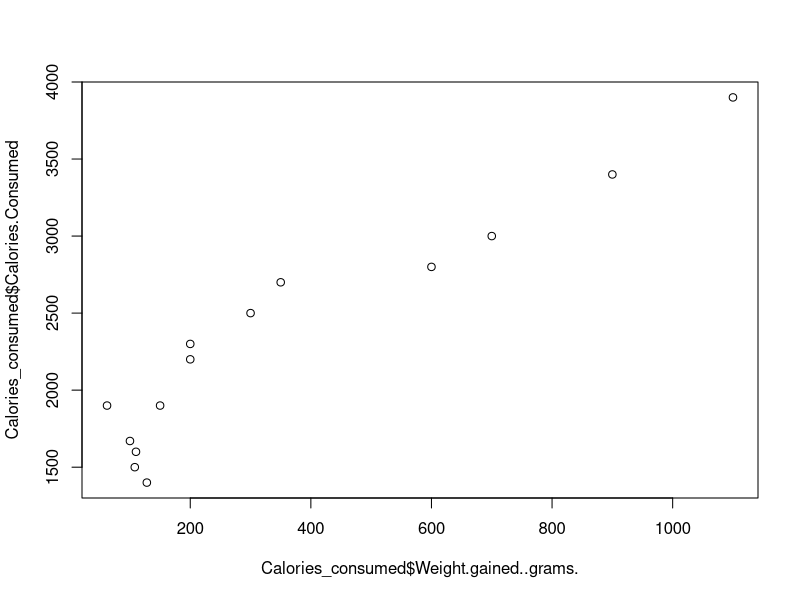
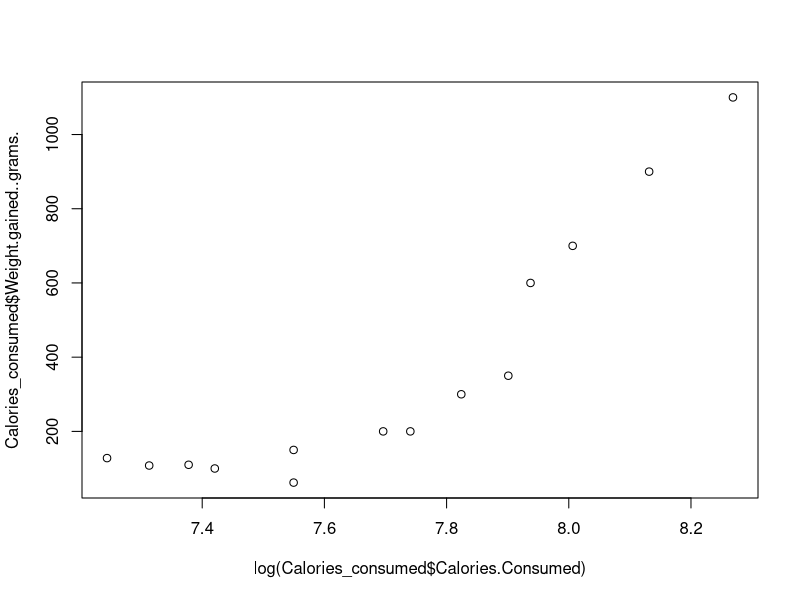
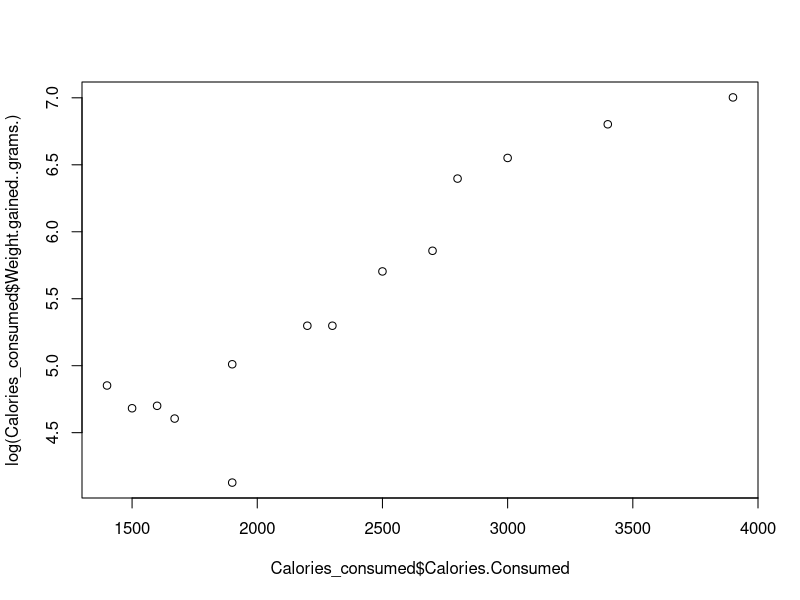

Here is the R script that generated these plots, in order:
install.packages("readr")
library(readr)
setwd("C://Users//Lenovo//Desktop//ExcelR//Assignments//Simple Linear Regression")
getwd()

Calories_consumed<-read.csv("calories_consumed.csv")
View(Calories_consumed)

#Exploratory Data Analysis

summary(Calories_consumed)

#Scatter plot

plot(Calories_consumed$Weight.gained..grams.,Calories_consumed$Calories.Consumed)

attach(Calories_consumed)
sum(is.na(Calories_consumed))

#Correlation Coefficient (r)
cor(Calories_consumed$Weight.gained..grams.,Calories_consumed$Calories.Consumed)

# Simple Linear Regression model
reg <- lm(Calories_consumed$Weight.gained..grams. ~ Calories_consumed$Calories.Consumed) # lm(Y ~ X)

summary(reg)

pred <- predict(reg)
reg$residuals
sum(reg$residuals)
mean(reg$residuals)
sqrt(sum(reg$residuals^2)/nrow(Calories_consumed))  #RMSE
sqrt(mean(reg$residuals^2))
confint(reg,level=0.95)
predict(reg,interval="predict")

# Logarithmic Model

# x = log(Calories.Consumed); y = Weight.gained..grams.

plot(log(Calories_consumed$Calories.Consumed), Calories_consumed$Weight.gained..grams.)
cor(log(Calories_consumed$Calories.Consumed), Calories_consumed$Weight.gained..grams.)

reg_log <- lm(Calories_consumed$Weight.gained..grams. ~ log(Calories_consumed$Calories.Consumed))   # lm(Y ~ X)

summary(reg_log)

predict(reg_log)

reg_log$residuals
sqrt(sum(reg_log$residuals^2)/nrow(Calories_consumed))  #RMSE

confint(reg_log,level=0.95)
predict(reg_log,interval="confidence")

######################

# Exponential Model

# x = Calories.Consumed and y = log(Weight.gained..grams.)

plot(Calories_consumed$Calories.Consumed, log(Calories_consumed$Weight.gained..grams.))

cor(Calories_consumed$Calories.Consumed, log(Calories_consumed$Weight.gained..grams.))

reg_exp <- lm(log(Calories_consumed$Weight.gained..grams.) ~ Calories_consumed$Calories.Consumed)  #lm(log(Y) ~ X)

summary(reg_exp)
reg_exp$residuals
sqrt(mean(reg_exp$residuals^2))

logweight <- predict(reg_exp)
weight <- exp(logweight)

error = Calories_consumed$Weight.gained..grams. - weight
error

sqrt(sum(error^2)/nrow(Calories_consumed))  #RMSE

confint(reg_exp,level=0.95)
predict(reg_exp,interval="confidence")